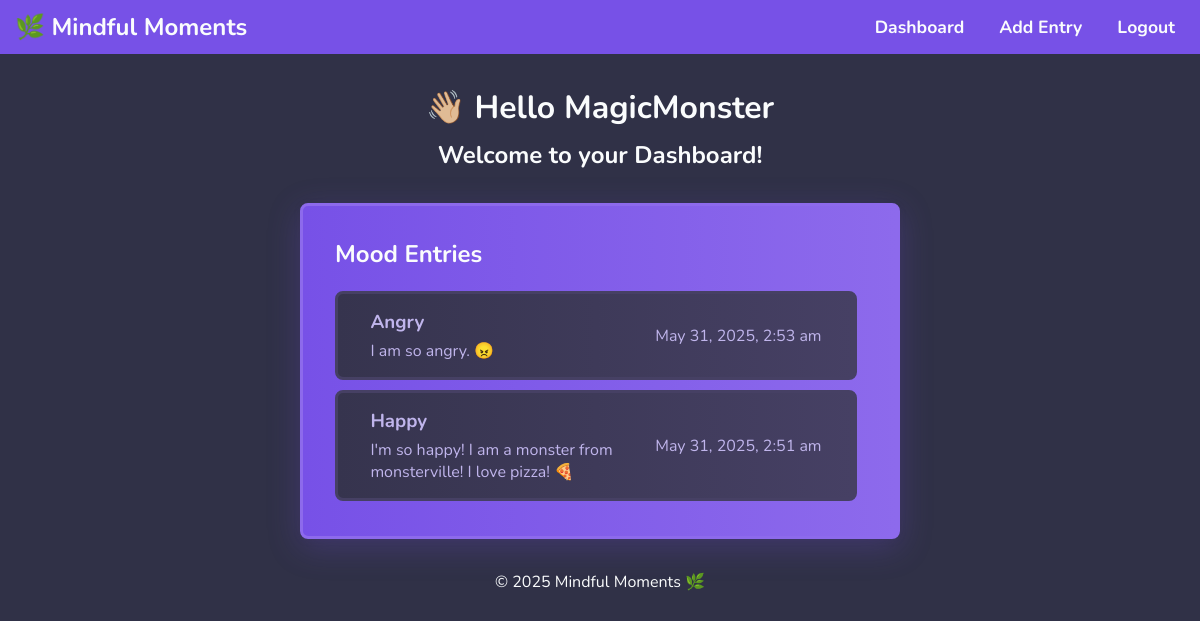
Page /pages/dashboard.php?success=1 (signed in) on the committed database.
### tables this page shows
CREATE TABLE IF NOT EXISTS `entries` (
  `id` int NOT NULL AUTO_INCREMENT,
  `user_id` int NOT NULL,
  `mood` varchar(50) NOT NULL,
  `note` text,
  `created_at` timestamp NULL DEFAULT CURRENT_TIMESTAMP,
  PRIMARY KEY (`id`),
  KEY `user_id` (`user_id`)
);

### includes/utils.php (called while the page is built, shortened)
<?php
function sanitizeInput($input) {
    return htmlspecialchars(strip_tags(trim($input)));
}
?>

### pages/dashboard.php (the view, shortened to what this page needs)
<?php
require_once('../includes/utils.php');
require_once('../db/database.php');
$username = $_SESSION['username'];
$userId = $_SESSION['user_id'];
try {
    $query = 'SELECT * FROM entries
              WHERE user_id = :user_id
              ORDER BY created_at DESC';
    $statement = $pdo->prepare($query);
    $statement->bindValue(':user_id', $userId, PDO::PARAM_INT);
    $statement->execute();
    $entries = $statement->fetchAll(PDO::FETCH_ASSOC);
} catch (PDOException $e) {
    echo '<p style="color: red;">❌ Error fetching entries: ' . $e->getMessage() . '</p>';
}
?>
<?php
include('../includes/header.php');
include('../includes/nav.php');
?>
<main class="dashboard-main">
    <div class="greeting-container">
        <h1>👋🏼 Hello <?php echo sanitizeInput($username); ?></h1>
        <h2>Welcome to your Dashboard!</h2>
    </div>
    <?php if (!empty($entries)): ?>
        <div class="entries-container">
            <h2>Mood Entries</h2>
                <div class="entry-card-scrollable-container">
                    <?php foreach ($entries as $entry): ?>
                        <a href="editEntry.php?id=<?php echo sanitizeInput($entry['id']); ?>" class="entry-link">
                            <div class="entry-container">
                                    <div class="entry-card-mood-note-container">
                                        <h3><?php echo sanitizeInput($entry['mood']); ?></h3>
                                        <p><?php echo sanitizeInput($entry['note']); ?></p>
                                    </div>
                                <p><?php echo date("F j, Y, g:i a", strtotime($entry['created_at'])) ?></p>
                            </div>
                        </a>
                    <?php endforeach; ?>
                </div>
        </div>
    <?php else: ?>
        <h2 class="no-entries-text">You haven’t added any entries yet. 🌱</h2>
    <?php endif; ?>
</main>
<?php include('../includes/footer.php') ?>

### css/main.css (style rules this page uses)
* { margin: 0; padding: 0; box-sizing: border-box; }
:root { --background-color: #303147; --header-text-color: #FAFCFD; --purple-card-gradient-left: #7751E7; --purple-card-gradient-right: #8D6AEC; --dark-card-gradient-left: #36344E; --dark-card-gradient-right: #464064; --mood-entry-card-text: #C0B5EC; --leafy-green: #16ca16ee; --danger-red: red; }
a { text-decoration: none; }
body { font-family: "Nunito", sans-serif; background-color: var(--background-color); }
h2, h1, label { color: var(--header-text-color); }

### css/dashboard.css (style rules this page uses)
.dashboard-main h2, .dashboard-main h1 { text-align: center; }
.greeting-container { display: flex; flex-direction: column; gap: 10px; margin-top: 2rem; margin-bottom: 2rem; animation: fade-in-from-right .5s ease-in-out; }
.entries-container { display: flex; flex-direction: column; gap: 18px; width: 600px; background: linear-gradient(to right, var(--purple-card-gradient-left), var(--purple-card-gradient-right)); box-shadow: 0 8px 32px 0 rgba(119, 81, 231, 0.25), 0 1.5px 6px 0 rgba(54, 52, 78, 0.18); margin: 1rem auto 0 auto; border: solid 3px var(--purple-card-gradient-right); border-radius: 8px; padding: 2rem; animation: fade-in .9s ease-in-out; }
.entries-container h2 { text-align: left; }
.entry-container { cursor: pointer; display: flex; justify-content: space-around; align-items: center; background: linear-gradient(to right, var(--dark-card-gradient-left), var(--dark-card-gradient-right)); padding: 15px; width: 100%; color: var(--mood-entry-card-text); border-radius: 8px; margin: 0 auto; border: 3px solid var(--dark-card-gradient-right); transition-duration: 0.2s; }
.entry-card-mood-note-container { display: flex; flex-direction: column; gap: 5px; width: 250px; }
.entry-card-scrollable-container { display: flex; flex-direction: column; gap: 10px; max-height: 500px; overflow-y: auto; padding: 3px 8px 3px 0; }

### rows in the picture
entries: mood "Angry", note "I am so angry. 😠", created_at "May 31, 2025, 2:53 am"
entries: mood "Happy", note "I'm so happy! I am a monster from monsterville! I love pizza! 🍕", created_at "May 31, 2025, 2:51 am"

### other values in the picture
sanitizeInput($username) "MagicMonster"
